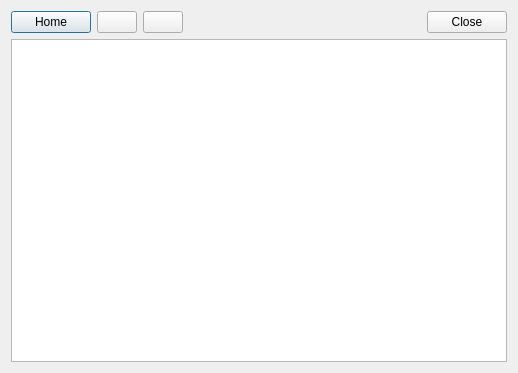
<ui version="4.0" >
 <class>HelpBrowser</class>
 <widget class="QDialog" name="HelpBrowser" >
  <property name="geometry" >
   <rect>
    <x>0</x>
    <y>0</y>
    <width>518</width>
    <height>373</height>
   </rect>
  </property>
  <property name="windowTitle" >
   <string>Dialog</string>
  </property>
  <layout class="QVBoxLayout" >
   <item>
    <layout class="QHBoxLayout" >
     <item>
      <layout class="QHBoxLayout" >
       <item>
        <widget class="QPushButton" name="buttonHome" >
         <property name="text" >
          <string>Home</string>
         </property>
        </widget>
       </item>
       <item>
        <widget class="QPushButton" name="buttonBack" >
         <property name="text" >
          <string/>
         </property>
         <property name="icon" >
          <iconset resource="glc_player.qrc" >:/images/FlecheBack.png</iconset>
         </property>
         <property name="iconSize" >
          <size>
           <width>62</width>
           <height>16</height>
          </size>
         </property>
        </widget>
       </item>
       <item>
        <widget class="QPushButton" name="buttonNext" >
         <property name="text" >
          <string/>
         </property>
         <property name="icon" >
          <iconset resource="glc_player.qrc" >:/images/FlecheNext.png</iconset>
         </property>
         <property name="iconSize" >
          <size>
           <width>62</width>
           <height>16</height>
          </size>
         </property>
        </widget>
       </item>
      </layout>
     </item>
     <item>
      <spacer>
       <property name="orientation" >
        <enum>Qt::Horizontal</enum>
       </property>
       <property name="sizeHint" >
        <size>
         <width>40</width>
         <height>20</height>
        </size>
       </property>
      </spacer>
     </item>
     <item>
      <widget class="QDialogButtonBox" name="buttonBox" >
       <property name="orientation" >
        <enum>Qt::Horizontal</enum>
       </property>
       <property name="standardButtons" >
        <set>QDialogButtonBox::Close</set>
       </property>
      </widget>
     </item>
    </layout>
   </item>
   <item>
    <widget class="QTextBrowser" name="textBrowser" />
   </item>
  </layout>
 </widget>
 <resources>
  <include location="glc_player.qrc" />
 </resources>
 <connections>
  <connection>
   <sender>buttonBox</sender>
   <signal>accepted()</signal>
   <receiver>HelpBrowser</receiver>
   <slot>accept()</slot>
   <hints>
    <hint type="sourcelabel" >
     <x>507</x>
     <y>35</y>
    </hint>
    <hint type="destinationlabel" >
     <x>157</x>
     <y>274</y>
    </hint>
   </hints>
  </connection>
  <connection>
   <sender>buttonBox</sender>
   <signal>rejected()</signal>
   <receiver>HelpBrowser</receiver>
   <slot>reject()</slot>
   <hints>
    <hint type="sourcelabel" >
     <x>507</x>
     <y>35</y>
    </hint>
    <hint type="destinationlabel" >
     <x>286</x>
     <y>274</y>
    </hint>
   </hints>
  </connection>
  <connection>
   <sender>buttonHome</sender>
   <signal>clicked()</signal>
   <receiver>textBrowser</receiver>
   <slot>home()</slot>
   <hints>
    <hint type="sourcelabel" >
     <x>54</x>
     <y>35</y>
    </hint>
    <hint type="destinationlabel" >
     <x>95</x>
     <y>232</y>
    </hint>
   </hints>
  </connection>
  <connection>
   <sender>buttonBack</sender>
   <signal>clicked()</signal>
   <receiver>textBrowser</receiver>
   <slot>backward()</slot>
   <hints>
    <hint type="sourcelabel" >
     <x>169</x>
     <y>36</y>
    </hint>
    <hint type="destinationlabel" >
     <x>168</x>
     <y>300</y>
    </hint>
   </hints>
  </connection>
  <connection>
   <sender>buttonNext</sender>
   <signal>clicked()</signal>
   <receiver>textBrowser</receiver>
   <slot>forward()</slot>
   <hints>
    <hint type="sourcelabel" >
     <x>251</x>
     <y>36</y>
    </hint>
    <hint type="destinationlabel" >
     <x>227</x>
     <y>303</y>
    </hint>
   </hints>
  </connection>
  <connection>
   <sender>textBrowser</sender>
   <signal>backwardAvailable(bool)</signal>
   <receiver>buttonBack</receiver>
   <slot>setEnabled(bool)</slot>
   <hints>
    <hint type="sourcelabel" >
     <x>164</x>
     <y>165</y>
    </hint>
    <hint type="destinationlabel" >
     <x>129</x>
     <y>18</y>
    </hint>
   </hints>
  </connection>
  <connection>
   <sender>textBrowser</sender>
   <signal>forwardAvailable(bool)</signal>
   <receiver>buttonNext</receiver>
   <slot>setEnabled(bool)</slot>
   <hints>
    <hint type="sourcelabel" >
     <x>278</x>
     <y>144</y>
    </hint>
    <hint type="destinationlabel" >
     <x>194</x>
     <y>19</y>
    </hint>
   </hints>
  </connection>
 </connections>
</ui>
